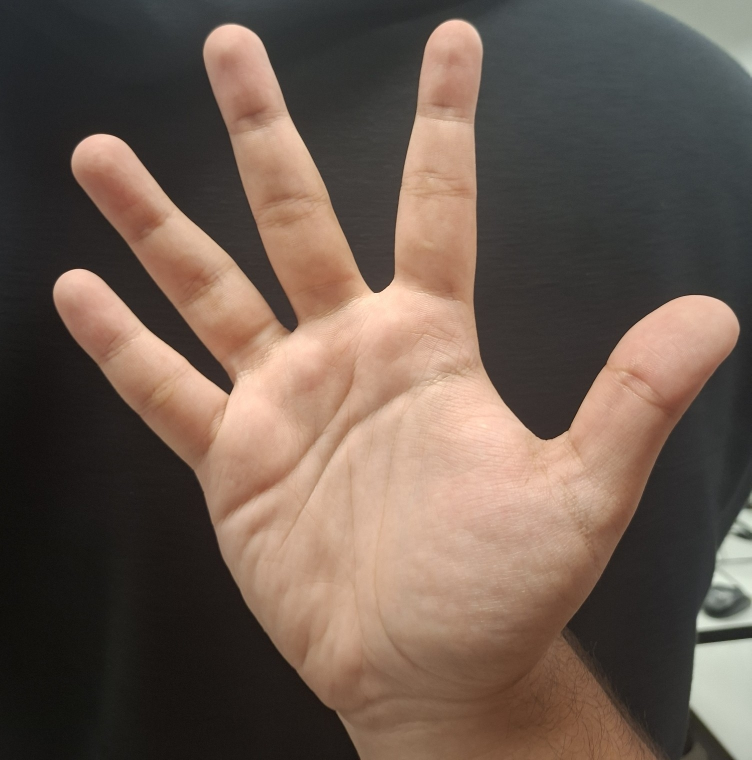
#> input picture handDatabase/entryTest/d_001_001.jpg, 1503 x 1520 px (shown at 1/2 size)
$ python -i biometricRecognition.py   (imports and definitions only)
#> lines starting #> are read from the running program, lines starting #| are printed output that depends on the picture; after the words box and inside, x2 and y2 are one past the last pixel; in counts of white or black regions, pixels touching at a corner belong together
import numpy as np
import pandas as pd
try:
    import imageio.v2 as imageio
except ImportError:
    import imageio
import math
import cv2
import os
import warnings

# --- Filtros de Aviso ---
# [4 lines not run here, left out]

# --- Constantes Globais ---
ATTRIBUTE_INDEXES = [
    'palm_length', 'palm_width', 'hand_length', 'hand_width',
    'finger0_length', 'finger0_bot_width', 'finger0_mid_width', 'finger0_top_width',
    'finger1_length', 'finger1_bot_width', 'finger1_mid_width', 'finger1_top_width',
    'finger2_length', 'finger2_bot_width', 'finger2_mid_width', 'finger2_top_width',
    'finger3_length', 'finger3_bot_width', 'finger3_mid_width', 'finger3_top_width'
]
NUM_ATTRIBUTES = len(ATTRIBUTE_INDEXES)
CSV_COLUMN_NAMES = ATTRIBUTE_INDEXES + ['foto_id', 'person']

# --- Funções Geométricas e Auxiliares ---
# [18 lines left out: functions weigh, mean, variance, not called in this run]

def distance(p1, p2):
    if p1 is None or p2 is None: return 0
    try: return math.sqrt(((p1[0]-p2[0])**2)+((p1[1]-p2[1])**2))
    except (TypeError, IndexError): return 0

# --- Funções de Processamento de Imagem (Núcleo PIVC) ---
def grayTransform(img):
    if len(img.shape) == 2: return img.astype(float)
    if img.shape[2] == 4: img = img[:, :, :3]
    return np.dot(img.astype(float), [0.299, 0.587, 0.114])

def otsuThresholding(img):
    img_uint8 = img.astype(np.uint8)
    threshold_value, _ = cv2.threshold(img_uint8, 0, 255, cv2.THRESH_BINARY + cv2.THRESH_OTSU)
    return threshold_value

def binaryTransform(img, thresholding):
    img_uint8 = np.clip(img, 0, 255).astype(np.uint8)
    _, binImg_cv = cv2.threshold(img_uint8, thresholding, 1, cv2.THRESH_BINARY)
    return binImg_cv.astype(float)

def selectBiggestObject(binImg):
    binary = (binImg * 255).astype(np.uint8)
    try: contours_data = cv2.findContours(binary, cv2.RETR_EXTERNAL, cv2.CHAIN_APPROX_SIMPLE)
    except: contours_data = cv2.findContours(binary, cv2.RETR_LIST, cv2.CHAIN_APPROX_SIMPLE)
    contours = contours_data[0] if len(contours_data) == 2 else contours_data[1]
    if not contours: return (np.zeros_like(binary, dtype=float), None)
    valid_contours = [c for c in contours if cv2.contourArea(c) > 100]
    if not valid_contours: return (np.zeros_like(binary, dtype=float), None)
    cnt = max(valid_contours, key=cv2.contourArea)
    mask = np.zeros_like(binary); cv2.drawContours(mask, [cnt], -1, (255), -1)
    return (mask / 255.0, cnt)

def findFingerPointsAndDefects(contour, filename_prefix=""):
    if contour is None or len(contour) < 5: return [], [], [], np.array([])
    try:
        hull_indices = cv2.convexHull(contour, returnPoints=False)
        if hull_indices is None or not isinstance(hull_indices, np.ndarray) or hull_indices.ndim != 2 or hull_indices.shape[0] <= 3 or hull_indices.shape[1] != 1: return [], [], [], np.array([])
        hull_points = [tuple(contour[i][0]) for i in hull_indices.flatten()]
        defects_raw = cv2.convexityDefects(contour, hull_indices)
    except cv2.error as e: print(f" AvisoCV2(Hull/Defects):{e}", end=''); return [], [], [], np.array([])
    if defects_raw is None: print(f" Aviso:0 defeitos", end=''); return hull_points, [], [], np.array([])

    finger_valleys = []; filtered_defects_struct = []
    angle_threshold = 95; distance_threshold_raw = 4000

    for i in range(defects_raw.shape[0]):
        s_idx, e_idx, f_idx, d_raw = defects_raw[i, 0]
        if d_raw < distance_threshold_raw: continue
        if not (0 <= s_idx < len(contour) and 0 <= e_idx < len(contour) and 0 <= f_idx < len(contour)): continue
        start_pt = tuple(contour[s_idx][0]); end_pt = tuple(contour[e_idx][0]); far_pt = tuple(contour[f_idx][0])
        v1 = np.array(start_pt) - np.array(far_pt); v2 = np.array(end_pt) - np.array(far_pt)
        norm_v1 = np.linalg.norm(v1); norm_v2 = np.linalg.norm(v2)
        if norm_v1 == 0 or norm_v2 == 0: angle = 180
        else: cosine_angle = np.clip(np.dot(v1, v2) / (norm_v1 * norm_v2), -1.0, 1.0); angle = math.degrees(math.acos(cosine_angle))
        if angle < angle_threshold: finger_valleys.append(far_pt); filtered_defects_struct.append(defects_raw[i])

    finger_tips = []
    min_dist_to_valley = 20
    for hp in hull_points:
        is_tip = all(distance(hp, fv) >= min_dist_to_valley for fv in finger_valleys)
        if is_tip: finger_tips.append(hp)

    num_filtered = len(finger_valleys)
    if num_filtered < 2 : print(f" Aviso:<2 vales({num_filtered})", end='')
    print(f" Info:{len(hull_points)} hull,{num_filtered} vales,{len(finger_tips)} pontas", end='')

    return hull_points, finger_valleys, finger_tips, np.array(filtered_defects_struct)

def cutPalm(mask_in, cnt, defects_struct, gray_img=None, output_dir=None, filename_prefix=""):
    mask = (mask_in * 255).astype(np.uint8)
    if defects_struct.shape[0] < 2: print(f" Aviso:Defeitos insuf({defects_struct.shape[0]}) p/ palma", end=''); return (mask_in, np.zeros_like(mask_in))
    points = []; f_idx_errors = 0
    for i in range(defects_struct.shape[0]):
        f_idx = defects_struct[i, 0, 2]
        if 0 <= f_idx < len(cnt): points.append(tuple(cnt[f_idx][0]))
        else: f_idx_errors += 1
    if f_idx_errors > 0: print(f" Aviso:Índices f_idx inválidos({f_idx_errors})", end='')
    if len(points) < 1 : print(f" Aviso:Pontos inválidos p/ minCirc", end=''); return (mask_in, np.zeros_like(mask_in))

    array = np.array(points, dtype=np.float32)
    try: (x, y), radius = cv2.minEnclosingCircle(array); center = (int(x), int(y)); radius = int(radius)
    except cv2.error as e: print(f" Aviso:Erro CV2(minCirc):{e}", end=''); return (mask_in, np.zeros_like(mask_in))

    cut_hand_mask_display = np.copy(mask); cv2.circle(cut_hand_mask_display, center, radius, (0), -1)
    palm_mask = np.zeros_like(mask); cv2.circle(palm_mask, center, radius, (255), -1)
    palm_mask = cv2.bitwise_and(palm_mask, mask)

    return (mask_in, palm_mask / 255.0)

def measure_fingers_new(mask_in, finger_tips, finger_valleys, filename_prefix=""):
    finger_measures = []; mask_h, mask_w = mask_in.shape[:2]

    # MUDANÇA: Verifica se há vales/pontas suficientes ANTES de tentar medi-los
    if len(finger_valleys) < 3 or len(finger_tips) < 4:
        print(f" Aviso:Pts insuf p/ medir 4 dedos(V:{len(finger_valleys)},P:{len(finger_tips)})", end='')
        # Em vez de retornar 0s, agora retorna None para indicar falha
        return None

    finger_valleys.sort(key=lambda p: p[0]); finger_tips.sort(key=lambda p: p[0])
    possible_finger_valleys = sorted([v for v in finger_valleys], key=lambda p: p[1])
    if len(possible_finger_valleys) >= 5: possible_finger_valleys = possible_finger_valleys[:-2]
    elif len(possible_finger_valleys) == 4: possible_finger_valleys = possible_finger_valleys[:-1]
    possible_finger_valleys.sort(key=lambda p: p[0])

    if len(possible_finger_valleys) < 3:
         print(f" Aviso:<3 vales sup({len(possible_finger_valleys)}). Usando todos {len(finger_valleys)}.", end='')
         possible_finger_valleys = sorted(finger_valleys, key=lambda p: p[0])

    main_finger_tips = sorted(finger_tips, key=lambda p: p[0])
    if len(main_finger_tips) > 4: print(f" Info:Removendo ponta esq(polegar?)", end=''); main_finger_tips = main_finger_tips[1:5]
    elif len(main_finger_tips) < 4: print(f" Aviso:<4 pontas({len(main_finger_tips)})", end='')

    num_fingers_to_measure = min(len(main_finger_tips), len(possible_finger_valleys) + 1, 4)
    print(f" Info:Medindo {num_fingers_to_measure} dedos", end='')

    for i in range(num_fingers_to_measure):
        tip = main_finger_tips[i]
        if i == 0:
            if len(possible_finger_valleys) >= 1: valley1 = possible_finger_valleys[0]; valley2 = possible_finger_valleys[1] if len(possible_finger_valleys) > 1 else valley1
            else: valley1 = valley2 = (tip[0], mask_h-1)
        elif i < len(possible_finger_valleys): valley1 = possible_finger_valleys[i-1]; valley2 = possible_finger_valleys[i]
        else:
            if len(possible_finger_valleys) >= 2: valley1 = possible_finger_valleys[-2]; valley2 = possible_finger_valleys[-1]
            elif len(possible_finger_valleys) == 1: valley1 = valley2 = possible_finger_valleys[0]
            else: valley1 = valley2 = (tip[0], mask_h-1)

        base_point = (int((valley1[0] + valley2[0]) / 2), int((valley1[1] + valley2[1]) / 2))
        length = distance(tip, base_point)
        # NOTA: Esta é a versão do código que não rejeita dedos curtos, apenas os ignora.
        if length < 10: print(f" Aviso:Dedo{i} curto({length:.0f})", end=''); finger_measures.append((0, 0, 0, 0)); continue

        dx = tip[0] - base_point[0]; dy = tip[1] - base_point[1]; length_safe = length if length > 0 else 1.0

        def get_width_at_percent(percent):
            px = base_point[0] + percent * dx; py = base_point[1] + percent * dy
            perp_dx = -dy / length_safe; perp_dy = dx / length_safe; width_count = 0; max_search = int(mask_w / 3)
            cx_int, cy_int = int(px), int(py)
            if 0 <= cy_int < mask_h and 0 <= cx_int < mask_w and mask_in[cy_int, cx_int] > 0:
                 width_count = 1
                 for side in [-1, 1]:
                     for k in range(1, max_search):
                         x = int(px + side * k * perp_dx); y = int(py + side * k * perp_dy)
                         if 0 <= y < mask_h and 0 <= x < mask_w and mask_in[y, x] > 0: width_count += 1
                         else: break
            return width_count

        bot_width = get_width_at_percent(0.25); mid_width = get_width_at_percent(0.50); top_width = get_width_at_percent(0.75)
        finger_measures.append((int(length), bot_width, mid_width, top_width))

    while len(finger_measures) < 4: finger_measures.append((0, 0, 0, 0))
    return finger_measures[:4]

def objMeasure(obj_mask_in):
    obj_mask = (obj_mask_in * 255).astype(np.uint8)
    contours_data = cv2.findContours(obj_mask, cv2.RETR_EXTERNAL, cv2.CHAIN_APPROX_SIMPLE)
    if len(contours_data) == 2: contours = contours_data[0]
    else: contours = contours_data[1]
    if not contours: return (0, 0)
    contours = [c for c in contours if cv2.contourArea(c) > 50]
    if not contours: return (0, 0)
    maxC = max(contours, key=cv2.contourArea)
    x, y, width, height = cv2.boundingRect(maxC)
    return (height, width)

def normalization(values, hand_length):
    if hand_length == 0: return [0.0] * len(values)
    return [v / hand_length for v in values]

def generateAttributesList(palm_measure, hand_measure, fingers_measures):
    hand_length = hand_measure[0] if hand_measure[0] > 0 else 1.0
    values = [palm_measure[0], palm_measure[1], hand_measure[0], hand_measure[1]]
    for i in range(4): values.extend(fingers_measures[i])
    if len(values) != NUM_ATTRIBUTES:
         print(f" ERRO:TamListaAttrIncorreto({len(values)})", end='')
         values = (values + [0]*NUM_ATTRIBUTES)[:NUM_ATTRIBUTES]
    return normalization(values, hand_length)

# --- Função Chave: Processamento de Imagem ---
def processImage(filename, output_dir=None):
    """
    Função principal de PIVC. Recebe um caminho de imagem, processa
    e tenta extrair as características biométricas (medidas).
    Retorna (features, name, photo_id) se for legível.
    Retorna (None, None, None) se a imagem for ilegível.
    """
#> called with filename = 'handDatabase/entryTest/d_001_001.jpg'
    base_filename = os.path.basename(filename); filename_prefix = os.path.splitext(base_filename)[0]

    try: parts = filename_prefix.split('_'); name = parts[0]; photo_id = int(parts[1])
    except:
        print(f" Aviso:Nome/IDInválido '{base_filename}'", end='');
        name = "unknown"; photo_id = 0

    plot_subdir = None
    if output_dir:
        plot_subdir = os.path.join(output_dir, filename_prefix); os.makedirs(plot_subdir, exist_ok=True)

    try: original_image = imageio.imread(filename)
#> original_image is the input picture: shape (1520, 1503, 3); mean R, G, B 107.1, 90.1, 79.2
    except Exception as e: print(f" ErroLeitura:{e}", end=''); return None, None, None

    gray = grayTransform(original_image)
#> in grayTransform, `return np.dot(img.astype(float), [0.299, 0.587, 0.114])`:
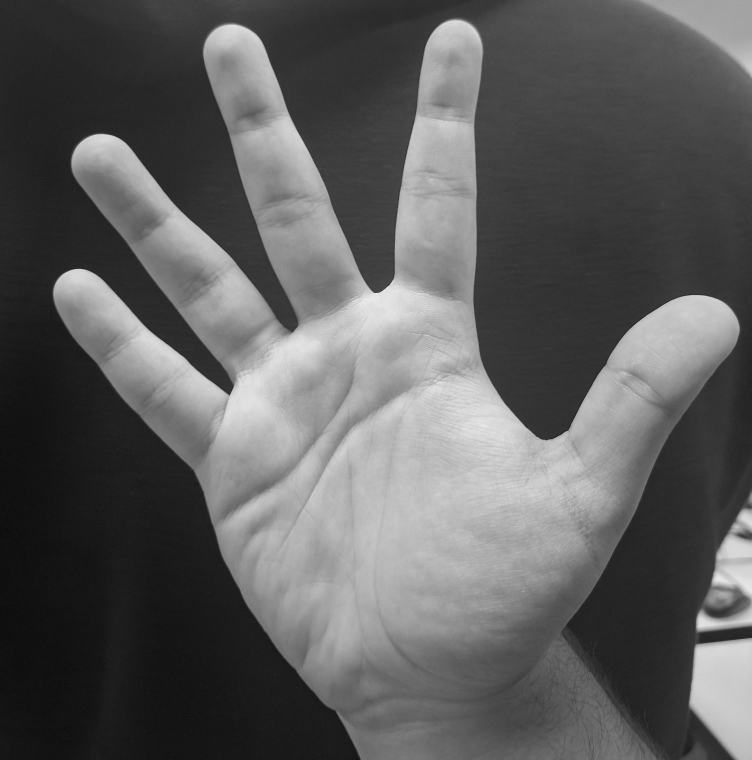
#> returned value: shape (1520, 1503) float64 (shown at 1/2 size); min 7.13, max 240.8, mean 94
    threshold = otsuThresholding(gray)
#> in otsuThresholding, `threshold_value, _ = cv2.threshold(img_uint8, 0, 255, cv2.THRESH_BINAR..`: threshold_value = 108
#> threshold = 108
    if threshold <= 5 or threshold >= 250: print(f" Aviso:ThreshExtremo({threshold})", end=''); threshold = 127

    binImg = binaryTransform(gray, threshold)
#> in binaryTransform, `_, binImg_cv = cv2.threshold(img_uint8, thresholding, 1, cv2.THRESH_BI..`:
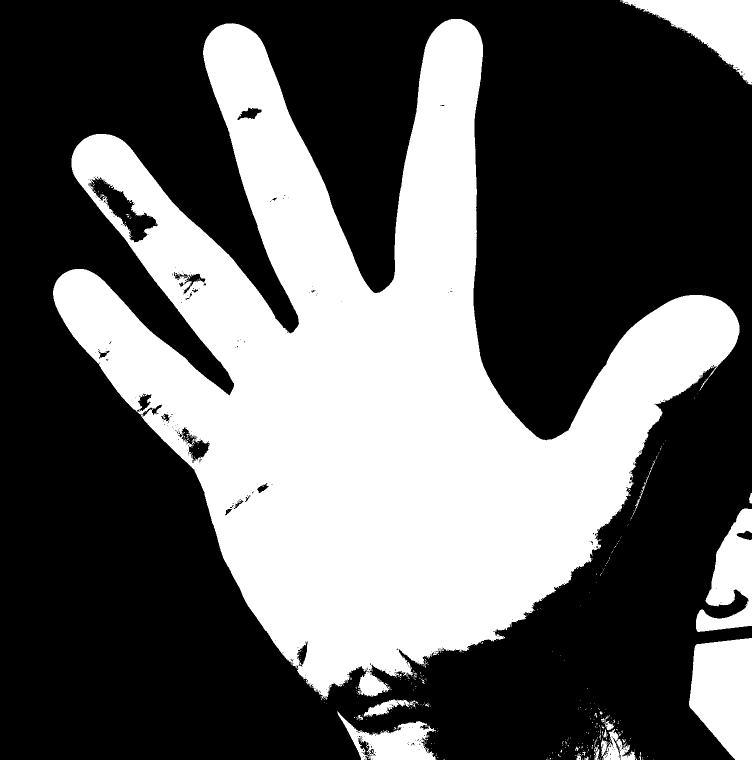
#> binImg_cv: shape (1520, 1503) (shown at 1/2 size); values 0 (black) and 1 (white), 37.5% white; 433 white regions (406 under 20 px), largest, box (x1, y1, x2, y2) and area: (106, 38, 1479, 1400) 784706, (1378, 1276, 1503, 1520) 23889, (1240, 0, 1503, 169) 18602
    mask, contour = selectBiggestObject(binImg)
#> in selectBiggestObject, `try: contours_data = cv2.findContours(binary, cv2.RETR_EXTERNAL, cv2.C..`: contours_data = 374 contours, 357 with area under 20; largest, box (x1, y1, x2, y2) and area: (106, 38, 1479, 1400) 791916, (1378, 1276, 1503, 1520) 23578, (1240, 0, 1503, 169) 18220, (1392, 1017, 1503, 1264) 14118, (674, 1423, 873, 1520) 9108
#> in selectBiggestObject, `contours = contours_data[0] if len(contours_data) == 2 else contours_d..`: contours has the same summary as contours_data
#> in selectBiggestObject, `valid_contours = [c for c in contours if cv2.contourArea(c) > 100]`: valid_contours = 10 contours; largest, box (x1, y1, x2, y2) and area: (106, 38, 1479, 1400) 791916, (1378, 1276, 1503, 1520) 23578, (1240, 0, 1503, 169) 18220, (1392, 1017, 1503, 1264) 14118, (674, 1423, 873, 1520) 9108
#> in selectBiggestObject, `cnt = max(valid_contours, key=cv2.contourArea)`: cnt = contour of 4376 points, box (x1, y1, x2, y2) (106, 38, 1479, 1400), area 791916
#> in selectBiggestObject, `cv2.drawContours(mask, [cnt], -1, 255, -1)`:
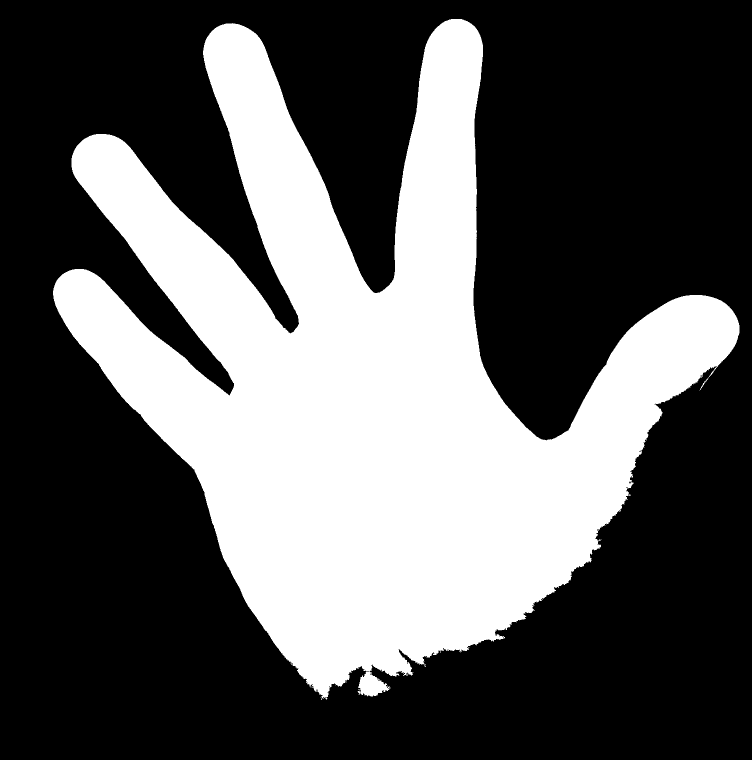
#> mask: shape (1520, 1503) (shown at 1/2 size); 34.8% white; 1 white region, box (x1, y1, x2, y2) and area: (106, 38, 1479, 1400) 795819
#> contour has the same summary as cnt in selectBiggestObject

    if contour is None: print(f" Aviso:NoContour {base_filename}", end=''); return None, name, photo_id

    hull_points, finger_valleys, finger_tips, filtered_defects_struct = findFingerPointsAndDefects(contour, filename_prefix)
#> in findFingerPointsAndDefects, `hull_indices = cv2.convexHull(contour, returnPoints=False)`: hull_indices = 59 values, max 4375 at index 0, min 0 at index 58, mean 2458.7
#> in findFingerPointsAndDefects, `hull_points = [tuple(contour[i][0]) for i in hull_indices.flatten()]`: hull_points = 59 pairs, first value 106 to 1478, second value 38 to 1399
#> in findFingerPointsAndDefects, `defects_raw = cv2.convexityDefects(contour, hull_indices)`: defects_raw = 52 rows, first 6: [0, 629, 193, 139573], [629, 631, 630, 236], [631, 635, 634, 211], [635, 637, 636, 162], [637, 645, 638, 114], [645, 647, 646, 142]
#> the loop in findFingerPointsAndDefects, `for i in range(defects_raw.shape[0]):` made 52 passes
#> (s_idx, e_idx, f_idx, d_raw, start_pt, end_pt, far_pt, v1) on passes 1, 8, 13, 22, 28: (0, 629, 193, 139573, (902, 38), (464, 46), (754, 586), [148, -548]), (649, 1246, 1043, 144685, (425, 60), (166, 279), (586, 664), [-161, -604]), (1265, 1656, 1491, 98543, (143, 316), (106, 581), (468, 772), [-325, -456]), (1703, 2028, 1833, 15062, (132, 651), (496, 1212), (389, 939), [-257, -288]), (2221, 2444, 2349, 15982, (643, 1399), (745, 1392), (722, 1331), [-79, 68])
#> after the loop in findFingerPointsAndDefects, `for i in range(defects_raw.shape[0]):`: filtered_defects_struct = [[[0, 629, 193, 139573]], [[649, 1246, 1043, 144685]], [[1265, 1656, 1491, 98543]], [[2221, 2444, 2349, 15982]], [[2952, 3146, 2984, 5997]], [[3824, 4358, 4134, 118653]]]; finger_valleys = [(754, 586), (586, 664), (468, 772), (722, 1331), (993, 1258), (1048, 851)]
#> the loop in findFingerPointsAndDefects, `for hp in hull_points:` made 59 passes
#> hp on passes 1 to 8: (923, 38), (926, 39), (934, 42), (939, 45), (942, 47), (947, 51), (950, 54), (1458, 613)
#> after the loop in findFingerPointsAndDefects, `for hp in hull_points:`: finger_tips has the same summary as hull_points
#> in findFingerPointsAndDefects, `num_filtered = len(finger_valleys)`: num_filtered = 6
#|  Info:59 hull,6 vales,59 pontas
#> finger_tips has the same summary as hull_points in findFingerPointsAndDefects; filtered_defects_struct = [[0, 629, 193, 139573], [649, 1246, 1043, 144685], [1265, 1656, 1491, 98543], [2221, 2444, 2349, 15982], [2952, 3146, 2984, 5997], [3824, 4358, 4134, 118653]]

    # NOTA: O filtro de mão esquerda que estávamos depurando foi removido
    # no código que você enviou, então ele não está incluído aqui.

    _, palm_mask = cutPalm(mask, contour, filtered_defects_struct, gray, plot_subdir, filename_prefix)
#> the loop in cutPalm, `for i in range(defects_struct.shape[0]):` made 6 passes
#> f_idx on passes 1 to 6: 193, 1043, 1491, 2349, 2984, 4134
#> after the loop in cutPalm, `for i in range(defects_struct.shape[0]):`: f_idx_errors = 0; points has the same summary as finger_valleys in findFingerPointsAndDefects
#> in cutPalm, `array = np.array(points, dtype=np.float32)`: array = [[754, 586], [586, 664], [468, 772], [722, 1331], [993, 1258], [1048, 851]]
#> in cutPalm, `(x, y), radius = cv2.minEnclosingCircle(array)`: x = 767.3; y = 959.8; radius = 374
#> in cutPalm, `center = (int(x), int(y))`: center = (767, 959)
#> in cutPalm, `radius = int(radius)`: radius = 373
#> in cutPalm, `cv2.circle(cut_hand_mask_display, center, radius, 0, -1)`:
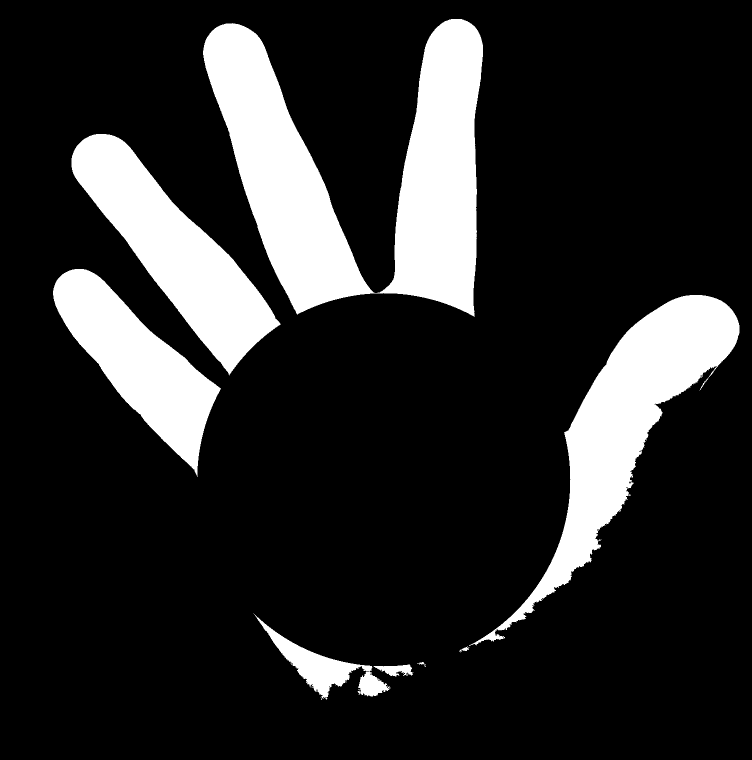
#> cut_hand_mask_display: shape (1520, 1503) (shown at 1/2 size); 16.8% white; 9 white regions (1 under 20 px), largest, box (x1, y1, x2, y2) and area: (406, 38, 966, 634) 160235, (938, 590, 1479, 1292) 86744, (143, 268, 562, 751) 70729
#> (the rest of the program and of its run is left out)
